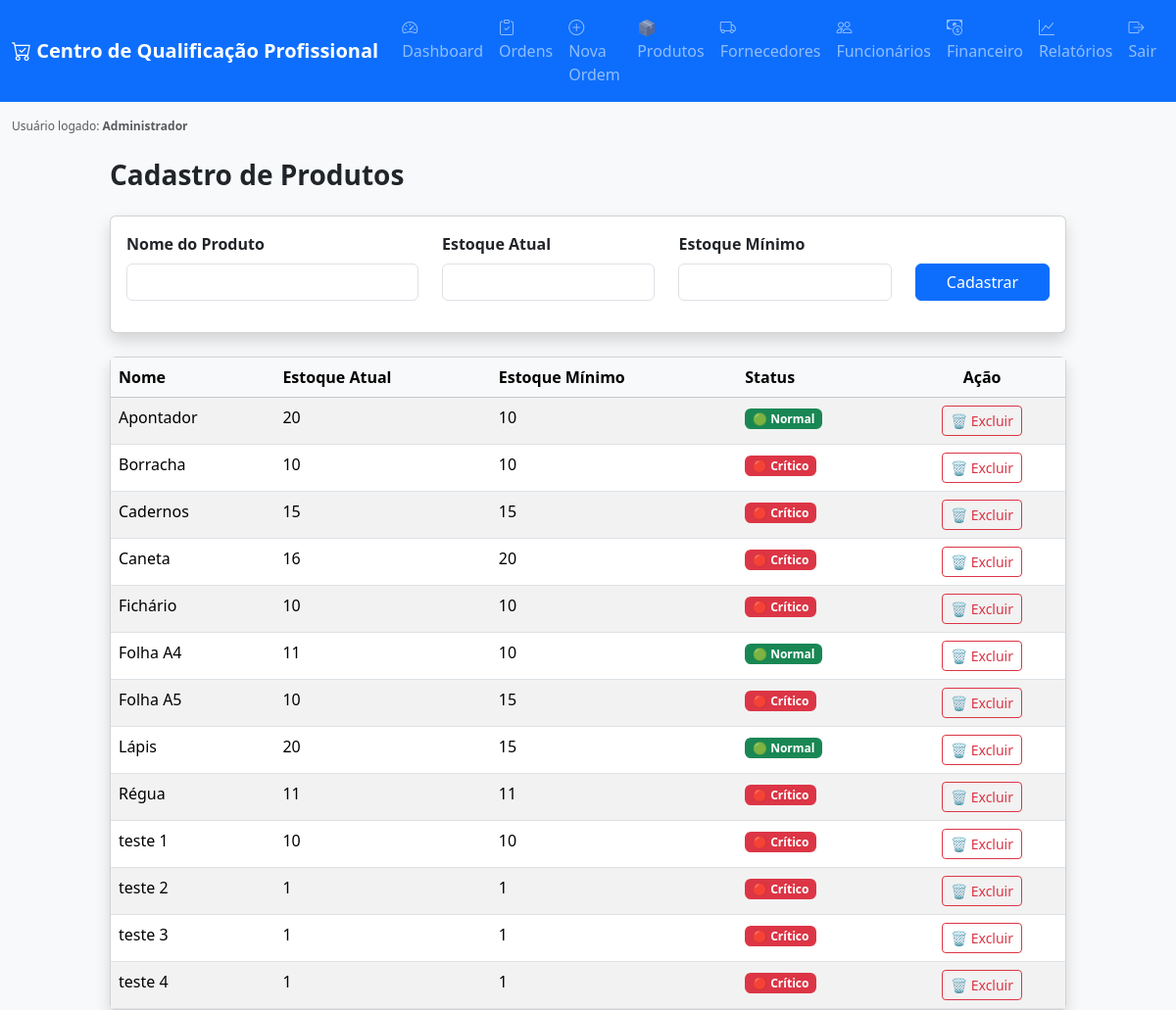
Page /produtos (signed in) on the committed database.
### models.py (models this page shows, shortened)
class Usuario(db.Model, UserMixin):
    __tablename__ = "usuarios"
    id = db.Column(db.Integer, primary_key=True)
    nome = db.Column(db.String(120), nullable=False)
    email = db.Column(db.String(120), unique=True, nullable=False)
    senha = db.Column(db.String(255), nullable=False)
    perfil = db.Column(db.String(50), nullable=False)

class Produto(db.Model):
    __tablename__ = "produto"
    id = db.Column(db.Integer, primary_key=True)
    nome = db.Column(db.String(150), unique=True, nullable=False)
    estoque_atual = db.Column(db.Integer, default=0)
    estoque_minimo = db.Column(db.Integer, default=0)
    itens_ordem = db.relationship(
        "ItemOrdem",
        backref="produto",
        lazy=True
    )

### app_resgate.py (the view, shortened to what this page needs)
@app.route("/produtos", methods=["GET", "POST"])
@login_required
def produtos():
    lista_produtos = Produto.query.order_by(Produto.nome).all()
    return render_template(
        "produtos.html",
        produtos=lista_produtos
    )

### app_resgate.py (called while the page is built)
@login_manager.user_loader
def load_user(user_id):
    return Usuario.query.get(int(user_id))

### templates/produtos.html (shortened to what this page needs)
{% extends "base.html" %}
{% block content %}
<div class="container mt-4" style="max-width: 1000px;">
    <h3 class="fw-bold mb-4">Cadastro de Produtos</h3>
    <div class="card shadow mb-4">
        <div class="card-body">
            <form method="POST">
                <div class="row">
                    <div class="col-md-4 mb-3">
                        <label class="form-label fw-bold">Nome do Produto</label>
                        <input type="text"
                               name="nome"
                               class="form-control"
d files via upload                               required>
                    </div>
                    <div class="col-md-3 mb-3">
                        <label class="form-label fw-bold">Estoque Atual</label>
                        <input type="number"
                               name="estoque_atual"
                               class="form-control"
                               min="0"
                               required>
                    </div>
                    <div class="col-md-3 mb-3">
                        <label class="form-label fw-bold">Estoque Mínimo</label>
                        <input type="number"
                               name="estoque_minimo"
                               class="form-control"
                               min="0"
                               required>
                    </div>
                    <div class="col-md-2 d-flex align-items-end mb-3">
                        <button class="btn btn-primary w-100">
                            Cadastrar
                        </button>
                    </div>
                </div>
            </form>
        </div>
    </div>
    <div class="card shadow">
        <div class="card-body p-0">
            {% if produtos %}
<table class="table table-striped mb-0">
    <thead class="table-light">
        <tr>
            <th>Nome</th>
            <th>Estoque Atual</th>
            <th>Estoque Mínimo</th>
            <th>Status</th>
            <th class="text-center">Ação</th>
        </tr>
    </thead>
    <tbody>
        {% for p in produtos %}
        <tr>
            <td>{{ p.nome }}</td>
            <td>{{ p.estoque_atual }}</td>
            <td>{{ p.estoque_minimo }}</td>
            <td>
                {% if p.estoque_atual <= p.estoque_minimo %}
                    <span class="badge bg-danger">🔴 Crítico</span>
                {% else %}
                    <span class="badge bg-success">🟢 Normal</span>
                {% endif %}
            </td>
            <td class="text-center">
                <form method="POST"
                      action="{{ url_for('excluir_produto', produto_id=p.id) }}"
                      onsubmit="return confirm('Tem certeza que deseja excluir este produto?');">
                    <button type="submit" class="btn btn-sm btn-outline-danger">
                        🗑 Excluir
                    </button>
                </form>
            </td>
        </tr>
        {% endfor %}
    </tbody>
</table>
{% else %}
<div class="p-4 text-center text-muted">
    Nenhum produto cadastrado.
</div>
{% endif %}
        </div>
    </div>
</div>
{% endblock %}# ===============================

### templates/base.html (shortened to what this page needs)
<!DOCTYPE html>
<html lang="pt-br">
<head>
    <link href="https://cdn.jsdelivr.net/npm/bootstrap@5.3.2/dist/css/bootstrap.min.css" rel="stylesheet">
    <link href="https://cdn.jsdelivr.net/npm/bootstrap-icons@1.11.1/font/bootstrap-icons.css" rel="stylesheet">
</head>
<body class="bg-light">
<nav class="navbar navbar-expand-lg navbar-dark bg-primary sticky-top">
    <div class="container-fluid">
        <a class="navbar-brand fw-semibold" href="/dashboard">
            <i class="bi bi-cart-check"></i> Centro de Qualificação Profissional
        </a>
        <div class="collapse navbar-collapse" id="menu">
            <ul class="navbar-nav ms-auto">
                <li class="nav-item">
                    <a class="nav-link" href="/dashboard">
                        <i class="bi bi-speedometer2"></i> Dashboard
                    </a>
                </li>
                <li class="nav-item">
                    <a class="nav-link" href="/ordens">
                        <i class="bi bi-clipboard-check"></i> Ordens
                    </a>
                </li>
                <li class="nav-item">
                    <a class="nav-link" href="/nova_ordem">
                        <i class="bi bi-plus-circle"></i> Nova Ordem
                    </a>
                </li>
                <li class="nav-item">
                    <a class="nav-link" href="{{ url_for('produtos') }}">
                        📦 Produtos
                    </a>
                </li>
                <li class="nav-item">
                    <a class="nav-link" href="/fornecedores">
                        <i class="bi bi-truck"></i> Fornecedores
                    </a>
                </li>
                <li class="nav-item">
                    <a class="nav-link" href="/funcionarios">
                        <i class="bi bi-people"></i> Funcionários
                    </a>
                </li>
                {% if current_user.is_authenticated and current_user.perfil == "admin" %}
                <li class="nav-item">
                    <a class="nav-link" href="{{ url_for('financeiro') }}">
                        <i class="bi bi-cash-coin"></i> Financeiro
                    </a>
                </li>
                {% endif %}
                <li class="nav-item">
                    <a class="nav-link" href="{{ url_for('relatorios') }}">
                        <i class="bi bi-graph-up"></i> Relatórios
                    </a>
                </li>
                <li class="nav-item">
                    <a class="nav-link" href="/logout">
                        <i class="bi bi-box-arrow-right"></i> Sair
                    </a>
                </li>
            </ul>
        </div>
    </div>
</nav>
<main class="container-fluid mt-3">
    {% if current_user.is_authenticated %}
        <div class="text-muted mb-2" style="font-size: 0.75rem;">
            Usuário logado: <strong>{{ current_user.nome }}</strong>
        </div>
    {% endif %}
    {% block content %}{% endblock %}
</main>
</body>
</html>

### rows in the picture
Usuario: nome "Administrador"
Produto: nome "Apontador", estoque_atual "20", estoque_minimo "10", shows "🟢 Normal"
Produto: nome "Borracha", estoque_atual "10", estoque_minimo "10", shows "🔴 Crítico"
Produto: nome "Cadernos", estoque_atual "15", estoque_minimo "15", shows "🔴 Crítico"
Produto: nome "Caneta", estoque_atual "16", estoque_minimo "20", shows "🔴 Crítico"
Produto: nome "Fichário", estoque_atual "10", estoque_minimo "10", shows "🔴 Crítico"
Produto: nome "Folha A4", estoque_atual "11", estoque_minimo "10", shows "🟢 Normal"
Produto: nome "Folha A5", estoque_atual "10", estoque_minimo "15", shows "🔴 Crítico"
Produto: nome "Lápis", estoque_atual "20", estoque_minimo "15", shows "🟢 Normal"
Produto: nome "Régua", estoque_atual "11", estoque_minimo "11", shows "🔴 Crítico"
Produto: nome "teste 1", estoque_atual "10", estoque_minimo "10", shows "🔴 Crítico"
Produto: nome "teste 2", estoque_atual "1", estoque_minimo "1", shows "🔴 Crítico"
Produto: nome "teste 3", estoque_atual "1", estoque_minimo "1", shows "🔴 Crítico"
Produto: nome "teste 4", estoque_atual "1", estoque_minimo "1", shows "🔴 Crítico"
